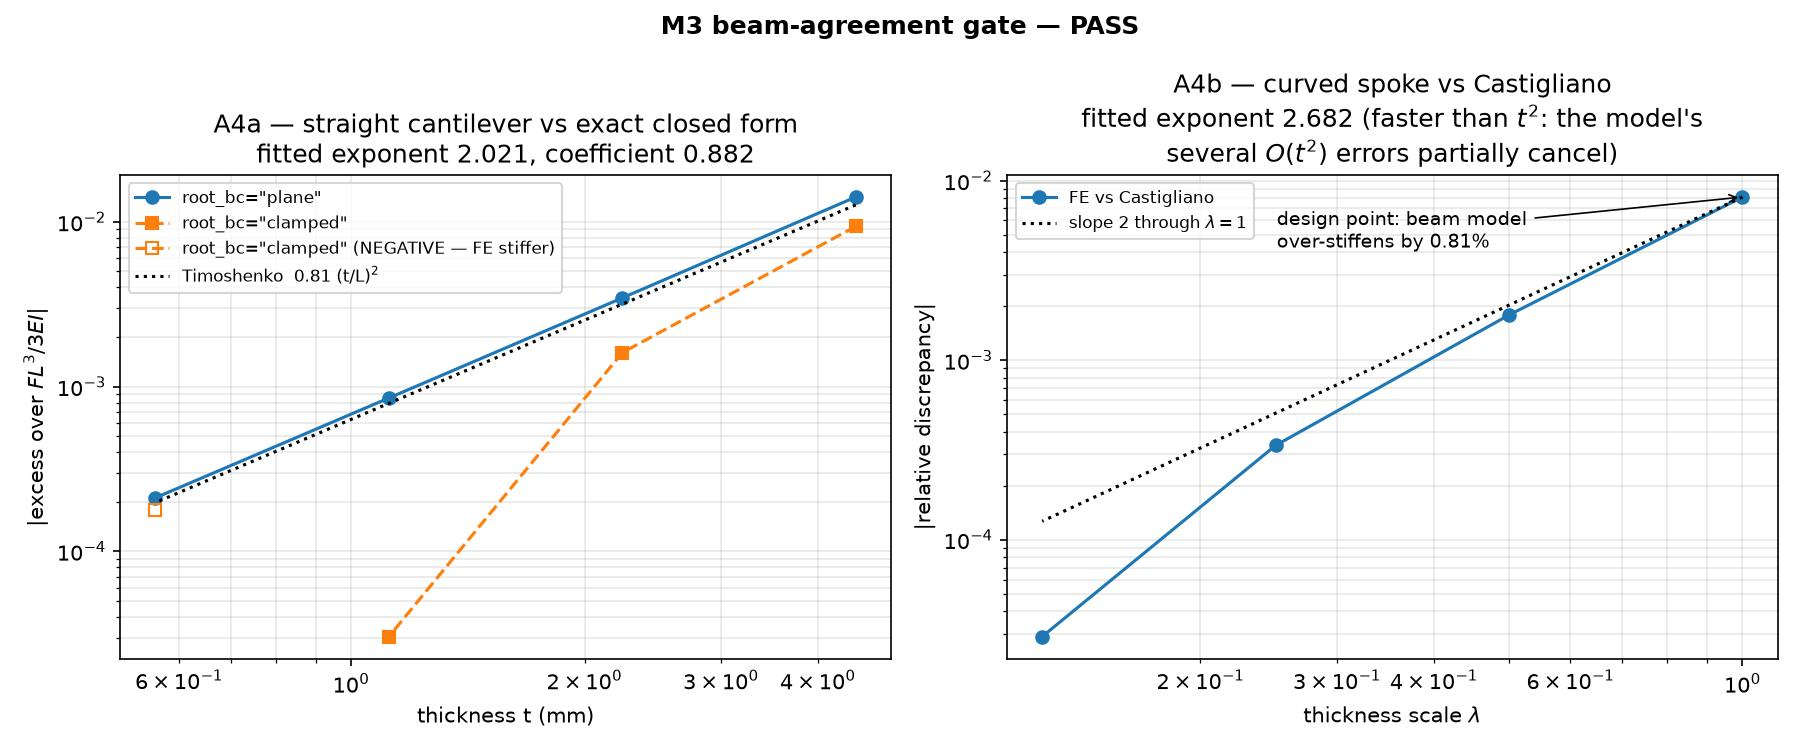

Recreate this plot in Python.
"""
=============================================================================
  M3 GATE — DOES THE FINITE ELEMENT REPRODUCE BEAM THEORY?
=============================================================================
    .venv-opt/bin/python study_beam_agreement.py

Four checks, in order of how much they prove:

  A1/A2  straight beam vs FL^3/3EI and FL^3/12EI              tolerance 1.0%
  A3     the on-disk genome vs Castigliano at 1% of service   tolerance 5%, FE softer
  A4a    THE ELEMENT GATE — straight-beam slenderness sweep
  A4b    the same sweep on the curved spoke vs Castigliano

WHY A4a IS THE REAL GATE AND A4b IS NOT
---------------------------------------
The plan asked for one slenderness sweep, on the curved spoke against Castigliano,
with the fitted exponent required to be ~2.  Running it exposed a problem with that
formulation: the Castigliano model's error is a SUM of several O(t^2) effects
(transverse shear, the Winkler-Bach neutral-axis shift on a curved member, the
straight-beam EI used for a curved one) which for this particular geometry partially
cancel.  The residual still decays, and faster than t^2 — measured local exponents
2.19, 2.42, 3.57 — but it is not a pure power law and there is no defect that a
STEEPER decay could indicate.  Gating on an upper bound there would fail a correct
element for being too accurate.

So the element gate moved to the straight beam, where the reference is an exact
closed form with no discretization of its own, and where the O(t^2) coefficient is
known analytically:

    delta_FE / (F L^3 / 3EI) - 1  ->  0.81 (t/L)^2      (Timoshenko, k = 5/6, nu = 0.35)

That is a far stronger test.  It does not merely require the discrepancy to shrink;
it requires it to shrink at the right rate TO THE RIGHT NUMBER.  Shear locking would
show up as a discrepancy of the wrong sign, an exponent near 1, or a coefficient near
zero, and all three are checked.

A4b is kept as a reported measurement rather than a pass/fail: its useful output is
the single number at lambda = 1, which is how much the beam model that drove the whole
GA over-stiffens the real spoke.

THE ROOT BOUNDARY CONDITION IS A FIRST-ORDER CONTAMINANT
--------------------------------------------------------
Measured on the straight cantilever, excess over Euler-Bernoulli divided by (t/L)^2:

    L/t        8        16        32        64       128
    plane    0.902     0.882     0.872     0.868     0.913     <- constant, = 0.81 +8%
    clamped  0.597     0.405     0.019    -0.753    -2.248     <- diverges, changes sign

A fully clamped root forbids the lateral Poisson strain eps_yy = -nu*M*y/(EI) that
the bending field genuinely has there.  That is a self-equilibrated end perturbation
decaying over a length ~t whose energy is O(t/L) relative to the beam's — first order,
so at high slenderness it does not merely contaminate the measurement, it DOMINATES
it, and the FE comes out stiffer than Euler-Bernoulli.  Anyone reading that number
without this table would conclude the element shear-locks.

`root_bc="plane"` is therefore mandatory for every beam-theory comparison.  It is not
the right BC for the real wheel, where the root is a meshed junction and collar rather
than an imposed constraint — which is precisely why this only matters here.
=============================================================================
"""

import argparse
import json
import os
import time

import numpy as np

import wheel_fea as wf
import wheel_fem as fem
import wheel_genome as wg
import wheel_mesh as wm

# Reference resolutions.  Both are far finer than production and both are here for a
# measured reason.
#
# BEAM_N_CURVE: `generalized_spoke_mechanics` integrates a polyline, and at its
# production N_CURVE_PTS = 600 that polyline is short by 2.1e-5 relative — which is
# LARGER than the FE-vs-beam discrepancy being measured at lambda = 1/8 (2.8e-5).  At
# 38400 the reference's own error is 7.7e-8, i.e. 0.3% of the smallest number reported.
#
# MESH_H_OVER_T: the span discretization must resolve the root and tip boundary layers,
# which decay over a length ~t.  Measured at lambda = 1/8, the discrepancy moves from
# -0.52% at h = t*2.7 to +0.0027% at h = t/16 — the coarse mesh gets the SIGN wrong.
# `n_thick` is irrelevant by comparison (converged at 4 elements; 24 changes the answer
# by 5e-6 relative).  This is the single most important number in this file for M4:
# element size scales with thickness, not with the part.
BEAM_N_CURVE = 38400
MESH_H_OVER_T = 16
MESH_N_THICK = 4
PROBE_FORCE_FRACTION = 0.01     # keeps geometric nonlinearity below 0.01%

TIMOSHENKO_COEFF = 0.81         # 2(1+nu) / (4k) with k = 5/6, nu = 0.35


def load_genes(path="best_solution.json"):
    with open(path) as fh:
        return wg.genes_to_vector(json.load(fh)["genes"])


def straight_genes(thickness, span=wf.HUB_RIM_SPAN_MM):
    """A straight uniform beam expressed in the production 14 genes.

    Routed through the real geometry kernel and the real mesh generator on purpose: a
    hand-built rectangular grid would verify a code path that never runs.
    """
    v = np.zeros(14)
    v[0:8:2] = np.array([0.2, 0.4, 0.6, 0.8]) * span
    v[8:12] = thickness
    v[12:14] = 0.5
    return v


def scale_thickness(genes, lam):
    return np.asarray(genes) * np.concatenate([np.ones(8), np.full(4, lam), np.ones(2)])


def arc_length(genes):
    curve, _ = wf.generate_bezier_centerline(*[genes[i] for i in range(8)],
                                             num_points=BEAM_N_CURVE)
    return float(np.sum(np.linalg.norm(np.diff(curve, axis=0), axis=1)))


def sized_config(genes, k=MESH_H_OVER_T, n_thick=MESH_N_THICK):
    """A mesh whose span element size is t_min/k.  See MESH_H_OVER_T above."""
    t_min = float(np.min(np.asarray(genes)[8:12]))
    n_span = int(np.ceil(k * arc_length(genes) / t_min))
    return wm.MeshConfig("sized", n_span, n_thick, order=2,
                         n_curve=max(BEAM_N_CURVE, 4 * n_span))


def castigliano(genes, bc, force, clip=(0.01, 20.0)):
    curve, _ = wf.generate_bezier_centerline(*[genes[i] for i in range(8)],
                                             num_points=BEAM_N_CURVE)
    d, *_ = wf.generalized_spoke_mechanics(
        curve, *[genes[i] for i in range(8, 12)], wf.SPOKE_WIDTH_MM, force,
        genes[12], genes[13], boundary_condition=bc, thickness_clip=clip)
    return d


def euler_bernoulli(thickness, bc, force, L=wf.HUB_RIM_SPAN_MM):
    I = wf.SPOKE_WIDTH_MM * thickness ** 3 / 12.0
    return force * L ** 3 / ((3.0 if bc == "cantilever" else 12.0)
                             * wf.YOUNGS_MODULUS_PLA_MPA * I)


def local_exponents(x, y):
    """Slope of log|y| against log|x| between each adjacent pair."""
    x, y = np.asarray(x, float), np.asarray(np.abs(y), float)
    return [float(np.log(y[i + 1] / y[i]) / np.log(x[i + 1] / x[i]))
            for i in range(len(x) - 1)]


# ---------------------------------------------------------------------------
# A1 / A2
# ---------------------------------------------------------------------------

def run_a1_a2(slenderness=50.0):
    t = wf.HUB_RIM_SPAN_MM / slenderness
    g = straight_genes(t)
    cfg = sized_config(g)
    F = wf.FORCE_PER_SPOKE_NEWTONS
    rows = []
    for bc in ("cantilever", "fixed_guided"):
        ref = euler_bernoulli(t, bc, F)
        got = fem.spoke_deflection(g, cfg, bc=bc, load_dir=(0.0, -1.0),
                                   root_bc="plane", force=F)
        rows.append({"bc": bc, "closed_form_mm": ref, "fe_mm": got,
                     "rel_error": got / ref - 1.0})
    ratio = rows[0]["fe_mm"] / rows[1]["fe_mm"]
    return {"slenderness_L_over_t": slenderness, "thickness_mm": t,
            "n_span": cfg.n_span, "cases": rows,
            "stiffness_ratio": ratio, "ratio_error": ratio / 4.0 - 1.0,
            "pass": all(abs(r["rel_error"]) < 0.01 for r in rows)
                    and abs(ratio / 4.0 - 1.0) < 0.02}


# ---------------------------------------------------------------------------
# A3
# ---------------------------------------------------------------------------

def run_a3(genes):
    F = wf.FORCE_PER_SPOKE_NEWTONS * PROBE_FORCE_FRACTION
    cfg = sized_config(genes)
    rows = []
    for bc in ("fixed_guided", "cantilever"):
        ref = castigliano(genes, bc, F)
        got = fem.spoke_deflection(genes, cfg, bc=bc, root_bc="plane", force=F)
        rows.append({"bc": bc, "castigliano_mm": ref, "fe_mm": got,
                     "rel_error": got / ref - 1.0})
    return {"force_n": F, "n_span": cfg.n_span, "cases": rows,
            "pass": all(0.0 < r["rel_error"] < 0.05 for r in rows)}


# ---------------------------------------------------------------------------
# A4a — THE ELEMENT GATE
# ---------------------------------------------------------------------------

def run_a4a(slendernesses=(8, 16, 32, 64), root_bcs=("plane", "clamped")):
    """Straight cantilever against the exact closed form, at four slendernesses.

    The reported quantity is the excess divided by (t/L)^2, which Timoshenko says is
    0.81 and which must be CONSTANT if the element converges at second order.
    """
    L = wf.HUB_RIM_SPAN_MM
    F = wf.FORCE_PER_SPOKE_NEWTONS
    out = {}
    for root_bc in root_bcs:
        rows = []
        for r in slendernesses:
            t = L / r
            g = straight_genes(t)
            cfg = sized_config(g)
            ref = euler_bernoulli(t, "cantilever", F)
            got = fem.spoke_deflection(g, cfg, bc="cantilever",
                                       load_dir=(0.0, -1.0), root_bc=root_bc,
                                       force=F)
            excess = got / ref - 1.0
            rows.append({"L_over_t": float(r), "thickness_mm": t,
                         "n_span": cfg.n_span, "closed_form_mm": ref,
                         "fe_mm": got, "excess": excess,
                         "excess_over_t_L_sq": excess / (t / L) ** 2})
        thick = [row["thickness_mm"] for row in rows]
        exps = local_exponents(thick, [row["excess"] for row in rows])
        coeffs = [row["excess_over_t_L_sq"] for row in rows]
        out[root_bc] = {
            "rows": rows,
            "local_exponents": exps,
            "fitted_exponent": float(np.polyfit(np.log(thick),
                                                np.log(np.abs([r["excess"]
                                                               for r in rows])), 1)[0]),
            "mean_coefficient": float(np.mean(coeffs)),
            "coefficient_error_vs_timoshenko": float(np.mean(coeffs)
                                                     / TIMOSHENKO_COEFF - 1.0),
            "all_positive": bool(all(r["excess"] > 0 for r in rows)),
        }
    # The verdict is read off the beam-consistent root only; `clamped` is reported as
    # a diagnostic and is EXPECTED to fail, so it must not vote.
    if "plane" in out:
        p = out["plane"]
        out["pass"] = bool(p["all_positive"]
                           and 1.7 <= p["fitted_exponent"] <= 2.3
                           and abs(p["coefficient_error_vs_timoshenko"]) < 0.20)
    return out


# ---------------------------------------------------------------------------
# A4b — the curved spoke against Castigliano
# ---------------------------------------------------------------------------

def run_a4b(genes, lambdas=(1.0, 0.5, 0.25, 0.125), bc="fixed_guided",
            root_bc="plane"):
    rows = []
    for lam in lambdas:
        g = scale_thickness(genes, lam)
        F = wf.FORCE_PER_SPOKE_NEWTONS * PROBE_FORCE_FRACTION * lam ** 3
        cfg = sized_config(g)
        ref = castigliano(g, bc, F)
        got = fem.spoke_deflection(g, cfg, bc=bc, root_bc=root_bc, force=F)
        rows.append({"lambda": lam, "thickness_mm": float(np.min(g[8:12])),
                     "n_span": cfg.n_span, "force_n": F,
                     "castigliano_mm": ref, "fe_mm": got,
                     "rel_error": got / ref - 1.0})
    exps = local_exponents([r["lambda"] for r in rows],
                           [r["rel_error"] for r in rows])
    return {
        "bc": bc, "root_bc": root_bc, "rows": rows, "local_exponents": exps,
        "fitted_exponent": float(np.polyfit(
            np.log([r["lambda"] for r in rows]),
            np.log(np.abs([r["rel_error"] for r in rows])), 1)[0]),
        "all_positive": bool(all(r["rel_error"] > 0 for r in rows)),
        "monotone": bool(all(abs(rows[i + 1]["rel_error"])
                             < abs(rows[i]["rel_error"])
                             for i in range(len(rows) - 1))),
        # No upper bound: see the module docstring.  A steeper-than-quadratic decay is
        # a better result, not a worse one, and nothing broken produces it.
        "pass": bool(all(r["rel_error"] > 0 for r in rows)
                     and all(e >= 1.7 for e in exps)),
    }


# ---------------------------------------------------------------------------
# REPORT
# ---------------------------------------------------------------------------

def _print(report):
    def head(s):
        print(f"\n{s}\n" + "-" * len(s))

    def verdict(ok):
        return "PASS" if ok else "FAIL"

    a = report["A1_A2"]
    head(f"A1 / A2  straight beam vs closed form, L/t = {a['slenderness_L_over_t']:.0f}"
         f" (t = {a['thickness_mm']:.4f} mm, n_span = {a['n_span']})")
    for r in a["cases"]:
        print(f"  {r['bc']:13s} closed form {r['closed_form_mm']:9.5f}   "
              f"FE {r['fe_mm']:9.5f}   {r['rel_error']:+.4%}   [< 1.0%]")
    print(f"  cantilever / fixed-guided stiffness ratio "
          f"{a['stiffness_ratio']:.5f}  ({a['ratio_error']:+.3%} from 4)")
    print(f"  -> {verdict(a['pass'])}")

    a = report["A3"]
    head(f"A3  genome df26647 vs Castigliano at {a['force_n']:.4f} N "
         f"(n_span = {a['n_span']})")
    for r in a["cases"]:
        print(f"  {r['bc']:13s} Castigliano {r['castigliano_mm']:9.5f}   "
              f"FE {r['fe_mm']:9.5f}   {r['rel_error']:+.4%}   "
              f"[< 5%, FE softer]")
    print(f"  -> {verdict(a['pass'])}")

    a = report["A4a"]
    head("A4a  THE ELEMENT GATE — straight cantilever slenderness sweep")
    print(f"  excess over FL^3/3EI, divided by (t/L)^2.  "
          f"Timoshenko says {TIMOSHENKO_COEFF:.2f}, constant.")
    print(f"  {'L/t':>8s} " + " ".join(f"{r['L_over_t']:>10.0f}"
                                       for r in a["plane"]["rows"]))
    for root_bc in ("plane", "clamped"):
        if root_bc not in a:
            continue
        print(f"  {root_bc:>8s} " + " ".join(f"{r['excess_over_t_L_sq']:>10.4f}"
                                             for r in a[root_bc]["rows"]))
    p = a["plane"]
    print(f"\n  root_bc=plane   fitted exponent {p['fitted_exponent']:.4f}   "
          f"[1.7, 2.3]")
    print(f"                  local exponents "
          + ", ".join(f"{e:.3f}" for e in p["local_exponents"]))
    print(f"                  mean coefficient {p['mean_coefficient']:.4f}  "
          f"({p['coefficient_error_vs_timoshenko']:+.2%} vs Timoshenko)  [< 20%]")
    print(f"                  all discrepancies positive (FE softer): "
          f"{p['all_positive']}")
    if "clamped" in a:
        c = a["clamped"]
        print(f"  root_bc=clamped fitted exponent {c['fitted_exponent']:.4f}   "
              f"sign changes: {not c['all_positive']}  <- the O(t) contaminant")
    print(f"  -> {verdict(a['pass'])}")

    a = report["A4b"]
    head("A4b  curved spoke vs Castigliano (reported, not gated on an upper bound)")
    for r, e in zip(a["rows"], list(a["local_exponents"]) + [None]):
        tail = "" if e is None else f"   local exponent {e:.3f}"
        print(f"  lambda {r['lambda']:6.3f}  t {r['thickness_mm']:6.4f} mm  "
              f"n_span {r['n_span']:5d}   {r['rel_error']:+.5%}{tail}")
    print(f"  fitted exponent {a['fitted_exponent']:.4f}   "
          f"all positive {a['all_positive']}   monotone {a['monotone']}")
    print(f"  -> {verdict(a['pass'])}")

    head("M3 GATE")
    for key in ("A1_A2", "A3", "A4a", "A4b"):
        print(f"  {key:6s} {verdict(report[key]['pass'])}")
    print(f"\n  OVERALL: {verdict(report['pass'])}")
    if report["pass"]:
        design = report["A4b"]["rows"][0]["rel_error"]
        print(f"\n  The headline number: at the design point the Castigliano model "
              f"over-stiffens\n  the spoke by {design:.2%}.  That is the entire "
              f"single-spoke error of the model\n  that drove the GA — small, "
              f"one-directional, and now quantified.")


def _plot(report, path):
    """Log-log convergence, with the t^2 reference slope drawn through the data.

    The whole gate is "does this decay at slope 2", so the figure draws the slope-2
    guide rather than leaving the reader to fit a line by eye.  Both root treatments
    are on the left panel because the divergence of the clamped one is the single most
    important thing to be able to see.
    """
    import matplotlib
    matplotlib.use("Agg")
    import matplotlib.pyplot as plt

    fig, (ax1, ax2) = plt.subplots(1, 2, figsize=(12, 5))

    a = report["A4a"]
    for root_bc, style in (("plane", "o-"), ("clamped", "s--")):
        if root_bc not in a:
            continue
        rows = a[root_bc]["rows"]
        t = np.array([r["thickness_mm"] for r in rows])
        e = np.array([r["excess"] for r in rows])
        pos = e > 0
        ax1.loglog(t[pos], e[pos], style, label=f'root_bc="{root_bc}"')
        if (~pos).any():
            ax1.loglog(t[~pos], -e[~pos], style, mfc="none",
                       color=ax1.lines[-1].get_color(),
                       label=f'root_bc="{root_bc}" (NEGATIVE — FE stiffer)')
    rows = a["plane"]["rows"]
    t = np.array([r["thickness_mm"] for r in rows])
    L = wf.HUB_RIM_SPAN_MM
    ax1.loglog(t, TIMOSHENKO_COEFF * (t / L) ** 2, "k:",
               label=f"Timoshenko  {TIMOSHENKO_COEFF} (t/L)$^2$")
    ax1.set_xlabel("thickness t (mm)")
    ax1.set_ylabel("|excess over $FL^3/3EI$|")
    ax1.set_title("A4a — straight cantilever vs exact closed form\n"
                  f"fitted exponent {a['plane']['fitted_exponent']:.3f}, "
                  f"coefficient {a['plane']['mean_coefficient']:.3f}")
    ax1.legend(fontsize=8)
    ax1.grid(True, which="both", alpha=0.3)

    b = report["A4b"]
    rows = b["rows"]
    lam = np.array([r["lambda"] for r in rows])
    e = np.abs([r["rel_error"] for r in rows])
    ax2.loglog(lam, e, "o-", label="FE vs Castigliano")
    ax2.loglog(lam, e[0] * lam ** 2, "k:", label="slope 2 through $\\lambda=1$")
    ax2.set_xlabel("thickness scale $\\lambda$")
    ax2.set_ylabel("|relative discrepancy|")
    ax2.set_title("A4b — curved spoke vs Castigliano\n"
                  f"fitted exponent {b['fitted_exponent']:.3f} "
                  "(faster than $t^2$: the model's\n"
                  "several $O(t^2)$ errors partially cancel)")
    ax2.legend(fontsize=8)
    ax2.grid(True, which="both", alpha=0.3)
    ax2.annotate(f"design point: beam model\nover-stiffens by "
                 f"{rows[0]['rel_error']:.2%}",
                 xy=(lam[0], e[0]), xytext=(0.35, 0.85),
                 textcoords="axes fraction", fontsize=9,
                 arrowprops=dict(arrowstyle="->", lw=0.8))

    fig.suptitle(f"M3 beam-agreement gate — "
                 f"{'PASS' if report['pass'] else 'FAIL'}", fontweight="bold")
    fig.tight_layout()
    fig.savefig(path, dpi=150)
    return path


def main():
    ap = argparse.ArgumentParser(description="M3 beam-agreement gate")
    ap.add_argument("--genome", default="best_solution.json")
    ap.add_argument("--out", default="study_beam_agreement.json")
    ap.add_argument("--no-plot", action="store_true")
    ap.add_argument("--quick", action="store_true",
                    help="coarser meshes and 3 slenderness levels; for CI, not for "
                         "the recorded result")
    args = ap.parse_args()

    global MESH_H_OVER_T
    if args.quick:
        MESH_H_OVER_T = 8

    genes = load_genes(args.genome)
    t0 = time.time()
    report = {
        "A1_A2": run_a1_a2(),
        "A3": run_a3(genes),
        "A4a": run_a4a(slendernesses=(8, 16, 32) if args.quick else (8, 16, 32, 64)),
        "A4b": run_a4b(genes, lambdas=(1.0, 0.5, 0.25) if args.quick
                       else (1.0, 0.5, 0.25, 0.125)),
    }
    report["pass"] = all(report[k]["pass"] for k in ("A1_A2", "A3", "A4a", "A4b"))
    report["settings"] = {
        "beam_n_curve": BEAM_N_CURVE, "mesh_h_over_t": MESH_H_OVER_T,
        "mesh_n_thick": MESH_N_THICK, "probe_force_fraction": PROBE_FORCE_FRACTION,
        "poisson": fem.POISSON_RATIO_PLA, "plane": "stress",
        "elapsed_s": round(time.time() - t0, 1),
    }
    _print(report)
    with open(args.out, "w") as fh:
        json.dump(report, fh, indent=2)
    print(f"\nwrote {os.path.abspath(args.out)}  "
          f"({report['settings']['elapsed_s']} s)")
    if not args.no_plot:
        try:
            print(f"wrote {_plot(report, os.path.splitext(args.out)[0] + '.jpg')}")
        except Exception as exc:                            # pragma: no cover
            print(f"(plot skipped: {exc})")
    return 0 if report["pass"] else 1


if __name__ == "__main__":
    raise SystemExit(main())
